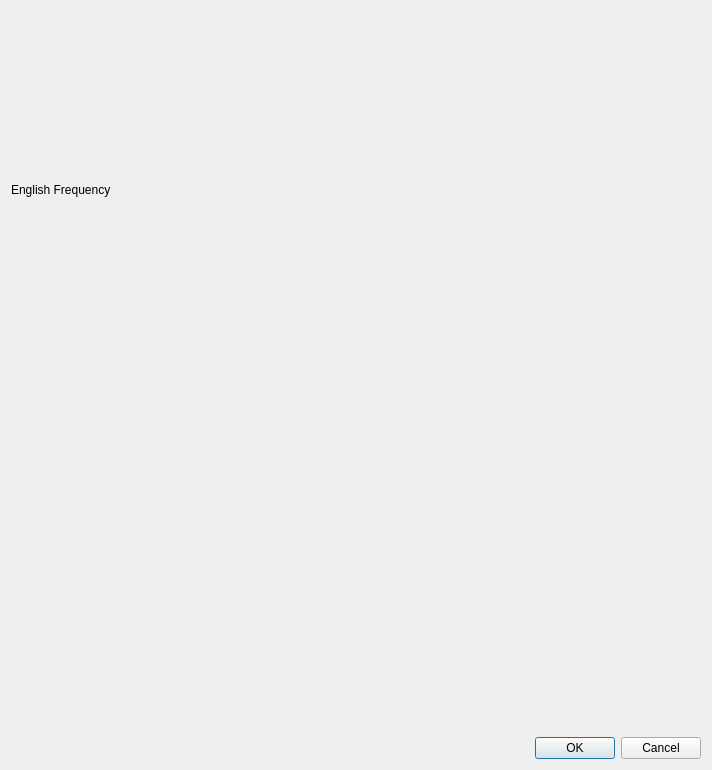
<?xml version="1.0" encoding="UTF-8"?>
<ui version="4.0">
 <class>english_freq_dialog</class>
 <widget class="QDialog" name="english_freq_dialog">
  <property name="geometry">
   <rect>
    <x>0</x>
    <y>0</y>
    <width>712</width>
    <height>770</height>
   </rect>
  </property>
  <property name="windowTitle">
   <string>English Frequency</string>
  </property>
  <layout class="QVBoxLayout" name="verticalLayout">
   <item>
    <widget class="QLabel" name="label">
     <property name="text">
      <string>English Frequency</string>
     </property>
    </widget>
   </item>
   <item>
    <widget class="MatplotlibWidget" name="english_freq"/>
   </item>
   <item>
    <widget class="QDialogButtonBox" name="buttonBox">
     <property name="orientation">
      <enum>Qt::Horizontal</enum>
     </property>
     <property name="standardButtons">
      <set>QDialogButtonBox::Cancel|QDialogButtonBox::Ok</set>
     </property>
    </widget>
   </item>
  </layout>
 </widget>
 <customwidgets>
  <customwidget>
   <class>MatplotlibWidget</class>
   <extends>QWidget</extends>
   <header>matplotlibwidget</header>
  </customwidget>
 </customwidgets>
 <resources/>
 <connections>
  <connection>
   <sender>buttonBox</sender>
   <signal>accepted()</signal>
   <receiver>english_freq_dialog</receiver>
   <slot>accept()</slot>
   <hints>
    <hint type="sourcelabel">
     <x>248</x>
     <y>254</y>
    </hint>
    <hint type="destinationlabel">
     <x>157</x>
     <y>274</y>
    </hint>
   </hints>
  </connection>
  <connection>
   <sender>buttonBox</sender>
   <signal>rejected()</signal>
   <receiver>english_freq_dialog</receiver>
   <slot>reject()</slot>
   <hints>
    <hint type="sourcelabel">
     <x>316</x>
     <y>260</y>
    </hint>
    <hint type="destinationlabel">
     <x>286</x>
     <y>274</y>
    </hint>
   </hints>
  </connection>
 </connections>
</ui>
